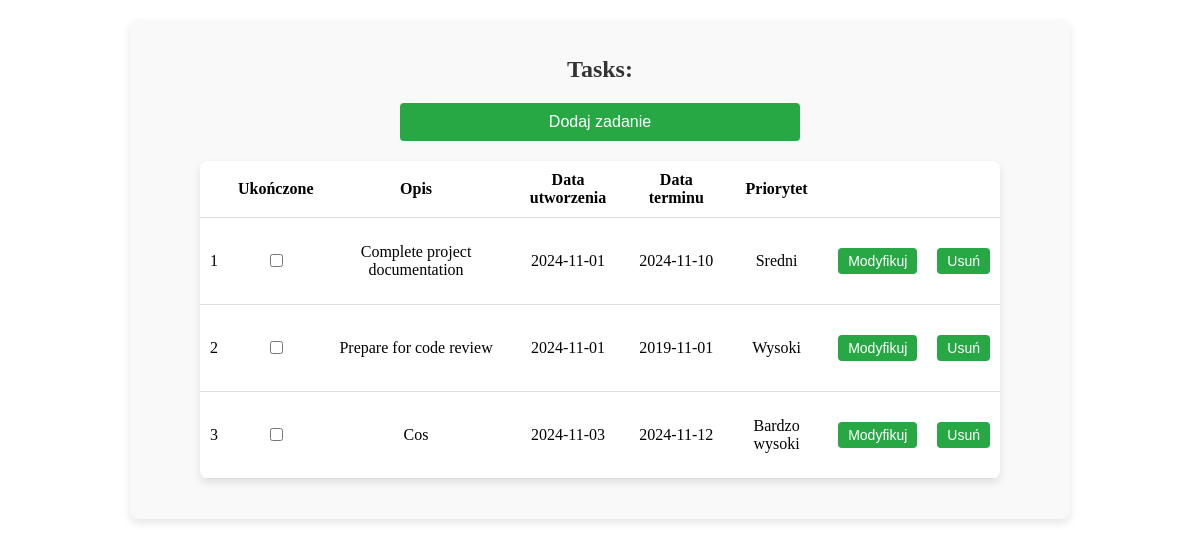
The app's page /, older data.
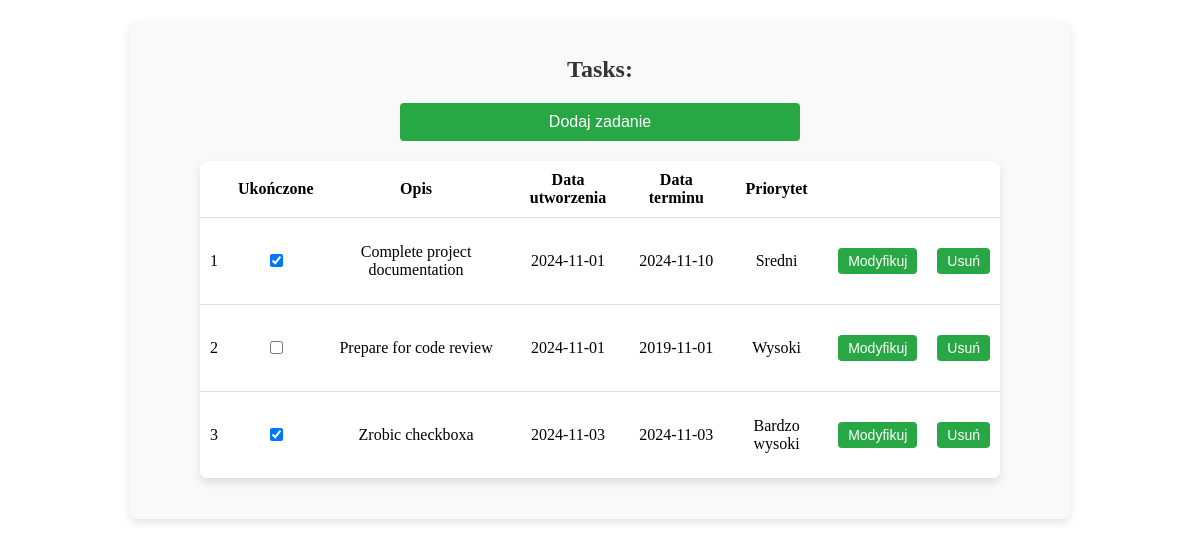
The same page, newer data.
### tables this page shows
CREATE TABLE tasks (    task_id INTEGER PRIMARY KEY AUTOINCREMENT,    description TEXT NOT NULL,    creation_date DATE DEFAULT (DATE('now')),    deadline_date DATE,    priority INTEGER CHECK(priority BETWEEN 1 AND 5),    completed BOOLEAN DEFAULT 0);

### app/Controllers/taskController.php (called while the page is built, shortened)
<?php
class TaskController {
    private $taskModel;
    private $viewPath;
    public function __construct($taskModel) {
        $this->taskModel = $taskModel;
        $this->viewPath = realpath(__DIR__ . '/../Views/');
    }
    public function index() {
        $rows = $this->taskModel->getAllTasks();
        $this->render('taskView', ['rows' => $rows]);
    }
    private function render($view, $data = []) {
        extract($data);
        include $this->viewPath . "/{$view}.php";
    }
}
?>

### app/Models/taskModel.php (called while the page is built, shortened)
<?php
class TaskModel {
    private $db;
    public function __construct($db) {
        $this->db = $db;
    }
    public function getAllTasks() {
        $query = "SELECT * FROM tasks";
        $result = $this->db->query($query);
        $allRows = [];
        while ($row = $result->fetchArray(SQLITE3_ASSOC)) {
            $allRows[] = $row;
        }
        return $allRows;
    }
}
?>

### app/Views/taskView.php (the view, shortened to what this page needs)
<?php $rowNumber = 1; ?>
<?php
function getPriority($priority) {
    switch($priority) {
        case 3:
            return "Sredni";
        case 4:
            return "Wysoki";
        case 5:
            return "Bardzo wysoki";
    }
}
?>
<div>
    <h1>Tasks: </h1>
    <form method="post" action="">
        <input type="submit" name="addTaskButton" value="Dodaj zadanie">
    </form>
    <?php if (!empty($rows)): ?>
        <table>
            <thead>
                <tr>
                    <th></th>
                    <th>Ukończone</th>
                    <th>Opis</th>
                    <th>Data utworzenia</th>
                    <th>Data terminu</th>
                    <th>Priorytet</th>
                    <th></th>
                    <th></th>
                </tr>
            </thead>
            <tbody>
            <?php foreach($rows as $row): ?>
                <tr>
                    <td><?php echo $rowNumber++; ?></td>
                    <td>
                        <form method="post" action="">
                            <input type="checkbox" name="completedCheckBox" <?php echo $row['completed'] ? 'checked' : ''; ?> onclick="this.form.submit();">
                        </form>
                    </td>
                    <td><?php echo htmlspecialchars($row['description']); ?></td>
                    <td><?php echo htmlspecialchars($row['creation_date']); ?></td>
                    <td><?php echo htmlspecialchars($row['deadline_date']); ?></td>
                    <td><?php echo htmlspecialchars(getPriority($row['priority'])); ?></td>
                    <td>
                        <form method="post" action="">
                            <input type="submit" name="updateTaskButton" value="Modyfikuj">
                        </form>
                    </td>
                    <td>
                        <form method="post" action="">
                            <input type="submit" name="deleteTaskButton" value="Usuń">
                        </form>
                    </td>
                </tr>
            <?php endforeach; ?>
            </tbody>
        </table>
    <?php else: ?>
        <h1>Nie ma zadan :D</h1>
    <?php endif; ?>
</div>

Row changes from the older to the newer data that the page shows:
removed tasks: description "Cos", creation_date "2024-11-03", deadline_date "2024-11-12", priority "Bardzo wysoki"
changed tasks "Complete project documentation": completed "☐" → "☑"
added tasks: completed "☑", description "Zrobic checkboxa", creation_date "2024-11-03", deadline_date "2024-11-03", priority "Bardzo wysoki"
